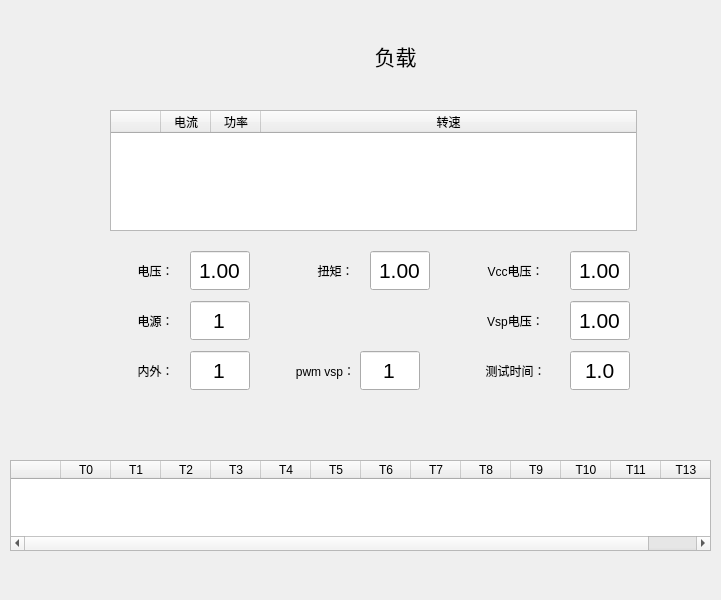
<?xml version="1.0" encoding="UTF-8"?>
<ui version="4.0">
 <class>Widget_Load</class>
 <widget class="QWidget" name="Widget_Load">
  <property name="geometry">
   <rect>
    <x>0</x>
    <y>0</y>
    <width>721</width>
    <height>600</height>
   </rect>
  </property>
  <property name="font">
   <font>
    <pointsize>16</pointsize>
   </font>
  </property>
  <property name="windowTitle">
   <string>Form</string>
  </property>
  <widget class="QLabel" name="label">
   <property name="geometry">
    <rect>
     <x>180</x>
     <y>0</y>
     <width>431</width>
     <height>111</height>
    </rect>
   </property>
   <property name="text">
    <string>负载</string>
   </property>
   <property name="alignment">
    <set>Qt::AlignCenter</set>
   </property>
  </widget>
  <widget class="QLabel" name="label_load_volt">
   <property name="geometry">
    <rect>
     <x>120</x>
     <y>250</y>
     <width>71</width>
     <height>41</height>
    </rect>
   </property>
   <property name="font">
    <font>
     <pointsize>9</pointsize>
    </font>
   </property>
   <property name="styleSheet">
    <string notr="true">border: 0px solid white;</string>
   </property>
   <property name="text">
    <string>电压：</string>
   </property>
   <property name="alignment">
    <set>Qt::AlignCenter</set>
   </property>
  </widget>
  <widget class="QLabel" name="label_load_vsp">
   <property name="geometry">
    <rect>
     <x>460</x>
     <y>300</y>
     <width>111</width>
     <height>41</height>
    </rect>
   </property>
   <property name="font">
    <font>
     <pointsize>9</pointsize>
    </font>
   </property>
   <property name="styleSheet">
    <string notr="true">border: 0px solid white;</string>
   </property>
   <property name="text">
    <string>Vsp电压：</string>
   </property>
   <property name="alignment">
    <set>Qt::AlignCenter</set>
   </property>
  </widget>
  <widget class="QTableWidget" name="load_time_series">
   <property name="geometry">
    <rect>
     <x>10</x>
     <y>460</y>
     <width>701</width>
     <height>91</height>
    </rect>
   </property>
   <property name="focusPolicy">
    <enum>Qt::NoFocus</enum>
   </property>
   <property name="inputMethodHints">
    <set>Qt::ImhNone</set>
   </property>
   <property name="editTriggers">
    <set>QAbstractItemView::AllEditTriggers</set>
   </property>
   <property name="alternatingRowColors">
    <bool>false</bool>
   </property>
   <property name="selectionMode">
    <enum>QAbstractItemView::SingleSelection</enum>
   </property>
   <attribute name="horizontalHeaderDefaultSectionSize">
    <number>50</number>
   </attribute>
   <attribute name="horizontalHeaderStretchLastSection">
    <bool>true</bool>
   </attribute>
   <attribute name="verticalHeaderVisible">
    <bool>false</bool>
   </attribute>
   <attribute name="verticalHeaderDefaultSectionSize">
    <number>40</number>
   </attribute>
   <column>
    <property name="text">
     <string/>
    </property>
    <property name="font">
     <font>
      <pointsize>9</pointsize>
     </font>
    </property>
    <property name="textAlignment">
     <set>AlignHCenter|AlignVCenter|AlignCenter</set>
    </property>
   </column>
   <column>
    <property name="text">
     <string>T0</string>
    </property>
    <property name="font">
     <font>
      <pointsize>9</pointsize>
     </font>
    </property>
    <property name="textAlignment">
     <set>AlignHCenter|AlignVCenter|AlignCenter</set>
    </property>
   </column>
   <column>
    <property name="text">
     <string>T1</string>
    </property>
    <property name="font">
     <font>
      <pointsize>9</pointsize>
     </font>
    </property>
    <property name="textAlignment">
     <set>AlignHCenter|AlignVCenter|AlignCenter</set>
    </property>
   </column>
   <column>
    <property name="text">
     <string>T2</string>
    </property>
    <property name="font">
     <font>
      <pointsize>9</pointsize>
     </font>
    </property>
    <property name="textAlignment">
     <set>AlignHCenter|AlignVCenter|AlignCenter</set>
    </property>
   </column>
   <column>
    <property name="text">
     <string>T3</string>
    </property>
    <property name="font">
     <font>
      <pointsize>9</pointsize>
     </font>
    </property>
    <property name="textAlignment">
     <set>AlignHCenter|AlignVCenter|AlignCenter</set>
    </property>
   </column>
   <column>
    <property name="text">
     <string>T4</string>
    </property>
    <property name="font">
     <font>
      <pointsize>9</pointsize>
     </font>
    </property>
    <property name="textAlignment">
     <set>AlignHCenter|AlignVCenter|AlignCenter</set>
    </property>
   </column>
   <column>
    <property name="text">
     <string>T5</string>
    </property>
    <property name="font">
     <font>
      <pointsize>9</pointsize>
     </font>
    </property>
    <property name="textAlignment">
     <set>AlignHCenter|AlignVCenter|AlignCenter</set>
    </property>
   </column>
   <column>
    <property name="text">
     <string>T6</string>
    </property>
    <property name="font">
     <font>
      <pointsize>9</pointsize>
     </font>
    </property>
    <property name="textAlignment">
     <set>AlignHCenter|AlignVCenter|AlignCenter</set>
    </property>
   </column>
   <column>
    <property name="text">
     <string>T7</string>
    </property>
    <property name="font">
     <font>
      <pointsize>9</pointsize>
     </font>
    </property>
    <property name="textAlignment">
     <set>AlignHCenter|AlignVCenter|AlignCenter</set>
    </property>
   </column>
   <column>
    <property name="text">
     <string>T8</string>
    </property>
    <property name="font">
     <font>
      <pointsize>9</pointsize>
     </font>
    </property>
    <property name="textAlignment">
     <set>AlignHCenter|AlignVCenter|AlignCenter</set>
    </property>
   </column>
   <column>
    <property name="text">
     <string>T9</string>
    </property>
    <property name="font">
     <font>
      <pointsize>9</pointsize>
     </font>
    </property>
    <property name="textAlignment">
     <set>AlignHCenter|AlignVCenter|AlignCenter</set>
    </property>
   </column>
   <column>
    <property name="text">
     <string>T10</string>
    </property>
    <property name="font">
     <font>
      <pointsize>9</pointsize>
     </font>
    </property>
    <property name="textAlignment">
     <set>AlignHCenter|AlignVCenter|AlignCenter</set>
    </property>
   </column>
   <column>
    <property name="text">
     <string>T11</string>
    </property>
    <property name="font">
     <font>
      <pointsize>9</pointsize>
     </font>
    </property>
    <property name="textAlignment">
     <set>AlignHCenter|AlignVCenter|AlignCenter</set>
    </property>
   </column>
   <column>
    <property name="text">
     <string>T13</string>
    </property>
    <property name="font">
     <font>
      <pointsize>9</pointsize>
     </font>
    </property>
    <property name="textAlignment">
     <set>AlignHCenter|AlignVCenter|AlignCenter</set>
    </property>
   </column>
  </widget>
  <widget class="QLabel" name="label_load_vcc">
   <property name="geometry">
    <rect>
     <x>460</x>
     <y>250</y>
     <width>111</width>
     <height>41</height>
    </rect>
   </property>
   <property name="font">
    <font>
     <pointsize>9</pointsize>
    </font>
   </property>
   <property name="styleSheet">
    <string notr="true">border: 0px solid white;</string>
   </property>
   <property name="text">
    <string>Vcc电压：</string>
   </property>
   <property name="alignment">
    <set>Qt::AlignCenter</set>
   </property>
  </widget>
  <widget class="QDoubleSpinBox" name="load_vcc">
   <property name="geometry">
    <rect>
     <x>570</x>
     <y>250</y>
     <width>60</width>
     <height>41</height>
    </rect>
   </property>
   <property name="alignment">
    <set>Qt::AlignCenter</set>
   </property>
   <property name="buttonSymbols">
    <enum>QAbstractSpinBox::NoButtons</enum>
   </property>
   <property name="decimals">
    <number>2</number>
   </property>
   <property name="minimum">
    <double>0.000000000000000</double>
   </property>
   <property name="maximum">
    <double>999.000000000000000</double>
   </property>
   <property name="singleStep">
    <double>1.000000000000000</double>
   </property>
   <property name="value">
    <double>1.000000000000000</double>
   </property>
  </widget>
  <widget class="QTableWidget" name="loadTab">
   <property name="geometry">
    <rect>
     <x>110</x>
     <y>110</y>
     <width>527</width>
     <height>121</height>
    </rect>
   </property>
   <property name="focusPolicy">
    <enum>Qt::NoFocus</enum>
   </property>
   <property name="inputMethodHints">
    <set>Qt::ImhNone</set>
   </property>
   <property name="editTriggers">
    <set>QAbstractItemView::AllEditTriggers</set>
   </property>
   <property name="alternatingRowColors">
    <bool>false</bool>
   </property>
   <property name="selectionMode">
    <enum>QAbstractItemView::SingleSelection</enum>
   </property>
   <attribute name="horizontalHeaderDefaultSectionSize">
    <number>50</number>
   </attribute>
   <attribute name="horizontalHeaderStretchLastSection">
    <bool>true</bool>
   </attribute>
   <attribute name="verticalHeaderVisible">
    <bool>false</bool>
   </attribute>
   <attribute name="verticalHeaderDefaultSectionSize">
    <number>40</number>
   </attribute>
   <column>
    <property name="text">
     <string/>
    </property>
    <property name="font">
     <font>
      <pointsize>9</pointsize>
     </font>
    </property>
    <property name="textAlignment">
     <set>AlignHCenter|AlignVCenter|AlignCenter</set>
    </property>
   </column>
   <column>
    <property name="text">
     <string>电流</string>
    </property>
    <property name="font">
     <font>
      <pointsize>9</pointsize>
     </font>
    </property>
    <property name="textAlignment">
     <set>AlignHCenter|AlignVCenter|AlignCenter</set>
    </property>
   </column>
   <column>
    <property name="text">
     <string>功率</string>
    </property>
    <property name="font">
     <font>
      <pointsize>9</pointsize>
     </font>
    </property>
    <property name="textAlignment">
     <set>AlignHCenter|AlignVCenter|AlignCenter</set>
    </property>
   </column>
   <column>
    <property name="text">
     <string>转速</string>
    </property>
    <property name="font">
     <font>
      <pointsize>9</pointsize>
     </font>
    </property>
    <property name="textAlignment">
     <set>AlignHCenter|AlignVCenter|AlignCenter</set>
    </property>
   </column>
  </widget>
  <widget class="QDoubleSpinBox" name="load_vsp">
   <property name="geometry">
    <rect>
     <x>570</x>
     <y>300</y>
     <width>60</width>
     <height>41</height>
    </rect>
   </property>
   <property name="alignment">
    <set>Qt::AlignCenter</set>
   </property>
   <property name="buttonSymbols">
    <enum>QAbstractSpinBox::NoButtons</enum>
   </property>
   <property name="decimals">
    <number>2</number>
   </property>
   <property name="minimum">
    <double>0.000000000000000</double>
   </property>
   <property name="maximum">
    <double>999.000000000000000</double>
   </property>
   <property name="singleStep">
    <double>1.000000000000000</double>
   </property>
   <property name="value">
    <double>1.000000000000000</double>
   </property>
  </widget>
  <widget class="QLabel" name="label_load_time">
   <property name="geometry">
    <rect>
     <x>460</x>
     <y>350</y>
     <width>111</width>
     <height>41</height>
    </rect>
   </property>
   <property name="font">
    <font>
     <pointsize>9</pointsize>
    </font>
   </property>
   <property name="styleSheet">
    <string notr="true">border: 0px solid white;</string>
   </property>
   <property name="text">
    <string>测试时间：</string>
   </property>
   <property name="alignment">
    <set>Qt::AlignCenter</set>
   </property>
  </widget>
  <widget class="QDoubleSpinBox" name="load_volt">
   <property name="geometry">
    <rect>
     <x>190</x>
     <y>250</y>
     <width>60</width>
     <height>41</height>
    </rect>
   </property>
   <property name="alignment">
    <set>Qt::AlignCenter</set>
   </property>
   <property name="buttonSymbols">
    <enum>QAbstractSpinBox::NoButtons</enum>
   </property>
   <property name="decimals">
    <number>2</number>
   </property>
   <property name="minimum">
    <double>0.000000000000000</double>
   </property>
   <property name="maximum">
    <double>999.000000000000000</double>
   </property>
   <property name="singleStep">
    <double>1.000000000000000</double>
   </property>
   <property name="value">
    <double>1.000000000000000</double>
   </property>
  </widget>
  <widget class="QDoubleSpinBox" name="load_time">
   <property name="geometry">
    <rect>
     <x>570</x>
     <y>350</y>
     <width>60</width>
     <height>41</height>
    </rect>
   </property>
   <property name="alignment">
    <set>Qt::AlignCenter</set>
   </property>
   <property name="buttonSymbols">
    <enum>QAbstractSpinBox::NoButtons</enum>
   </property>
   <property name="decimals">
    <number>1</number>
   </property>
   <property name="minimum">
    <double>0.000000000000000</double>
   </property>
   <property name="maximum">
    <double>999.000000000000000</double>
   </property>
   <property name="singleStep">
    <double>1.000000000000000</double>
   </property>
   <property name="value">
    <double>1.000000000000000</double>
   </property>
  </widget>
  <widget class="QDoubleSpinBox" name="load_nm">
   <property name="geometry">
    <rect>
     <x>370</x>
     <y>250</y>
     <width>60</width>
     <height>41</height>
    </rect>
   </property>
   <property name="alignment">
    <set>Qt::AlignCenter</set>
   </property>
   <property name="buttonSymbols">
    <enum>QAbstractSpinBox::NoButtons</enum>
   </property>
   <property name="decimals">
    <number>2</number>
   </property>
   <property name="minimum">
    <double>0.000000000000000</double>
   </property>
   <property name="maximum">
    <double>999.000000000000000</double>
   </property>
   <property name="singleStep">
    <double>1.000000000000000</double>
   </property>
   <property name="value">
    <double>1.000000000000000</double>
   </property>
  </widget>
  <widget class="QLabel" name="label_load_nm">
   <property name="geometry">
    <rect>
     <x>300</x>
     <y>250</y>
     <width>71</width>
     <height>41</height>
    </rect>
   </property>
   <property name="font">
    <font>
     <pointsize>9</pointsize>
    </font>
   </property>
   <property name="styleSheet">
    <string notr="true">border: 0px solid white;</string>
   </property>
   <property name="text">
    <string>扭矩：</string>
   </property>
   <property name="alignment">
    <set>Qt::AlignCenter</set>
   </property>
  </widget>
  <widget class="QLabel" name="label_load_volt_2">
   <property name="geometry">
    <rect>
     <x>120</x>
     <y>300</y>
     <width>71</width>
     <height>41</height>
    </rect>
   </property>
   <property name="font">
    <font>
     <pointsize>9</pointsize>
    </font>
   </property>
   <property name="styleSheet">
    <string notr="true">border: 0px solid white;</string>
   </property>
   <property name="text">
    <string>电源：</string>
   </property>
   <property name="alignment">
    <set>Qt::AlignCenter</set>
   </property>
  </widget>
  <widget class="QDoubleSpinBox" name="load_power">
   <property name="geometry">
    <rect>
     <x>190</x>
     <y>300</y>
     <width>60</width>
     <height>41</height>
    </rect>
   </property>
   <property name="alignment">
    <set>Qt::AlignCenter</set>
   </property>
   <property name="buttonSymbols">
    <enum>QAbstractSpinBox::NoButtons</enum>
   </property>
   <property name="decimals">
    <number>0</number>
   </property>
   <property name="minimum">
    <double>0.000000000000000</double>
   </property>
   <property name="maximum">
    <double>999.000000000000000</double>
   </property>
   <property name="singleStep">
    <double>1.000000000000000</double>
   </property>
   <property name="value">
    <double>1.000000000000000</double>
   </property>
  </widget>
  <widget class="QLabel" name="label_load_volt_3">
   <property name="geometry">
    <rect>
     <x>120</x>
     <y>350</y>
     <width>71</width>
     <height>41</height>
    </rect>
   </property>
   <property name="font">
    <font>
     <pointsize>9</pointsize>
    </font>
   </property>
   <property name="styleSheet">
    <string notr="true">border: 0px solid white;</string>
   </property>
   <property name="text">
    <string>内外：</string>
   </property>
   <property name="alignment">
    <set>Qt::AlignCenter</set>
   </property>
  </widget>
  <widget class="QDoubleSpinBox" name="load_drive">
   <property name="geometry">
    <rect>
     <x>190</x>
     <y>350</y>
     <width>60</width>
     <height>41</height>
    </rect>
   </property>
   <property name="alignment">
    <set>Qt::AlignCenter</set>
   </property>
   <property name="buttonSymbols">
    <enum>QAbstractSpinBox::NoButtons</enum>
   </property>
   <property name="decimals">
    <number>0</number>
   </property>
   <property name="minimum">
    <double>0.000000000000000</double>
   </property>
   <property name="maximum">
    <double>999.000000000000000</double>
   </property>
   <property name="singleStep">
    <double>1.000000000000000</double>
   </property>
   <property name="value">
    <double>1.000000000000000</double>
   </property>
  </widget>
  <widget class="QLabel" name="label_noload_drive_2">
   <property name="geometry">
    <rect>
     <x>290</x>
     <y>350</y>
     <width>71</width>
     <height>41</height>
    </rect>
   </property>
   <property name="font">
    <font>
     <pointsize>9</pointsize>
    </font>
   </property>
   <property name="styleSheet">
    <string notr="true">border: 0px solid white;</string>
   </property>
   <property name="text">
    <string>pwm vsp：</string>
   </property>
   <property name="alignment">
    <set>Qt::AlignCenter</set>
   </property>
  </widget>
  <widget class="QDoubleSpinBox" name="load_pwmvsp">
   <property name="geometry">
    <rect>
     <x>360</x>
     <y>350</y>
     <width>60</width>
     <height>41</height>
    </rect>
   </property>
   <property name="alignment">
    <set>Qt::AlignCenter</set>
   </property>
   <property name="buttonSymbols">
    <enum>QAbstractSpinBox::NoButtons</enum>
   </property>
   <property name="decimals">
    <number>0</number>
   </property>
   <property name="minimum">
    <double>0.000000000000000</double>
   </property>
   <property name="maximum">
    <double>999.000000000000000</double>
   </property>
   <property name="singleStep">
    <double>1.000000000000000</double>
   </property>
   <property name="value">
    <double>1.000000000000000</double>
   </property>
  </widget>
 </widget>
 <resources/>
 <connections/>
</ui>
